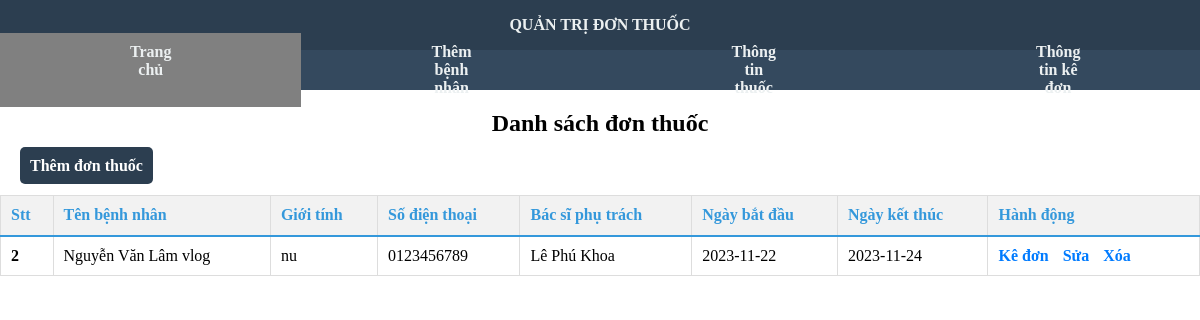
Before: / with the older database file.
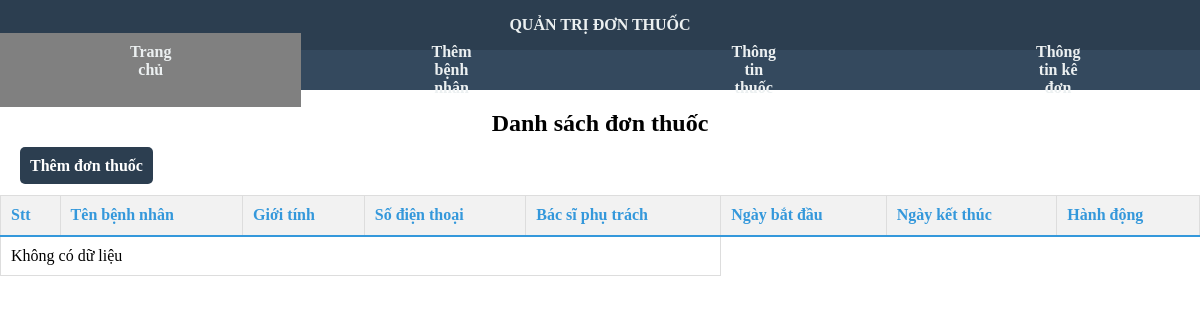
After: the same page with the newer database file.
### tables this page shows
CREATE TABLE `donthuoc` (
  `DonThuocId` int(255) NOT NULL,
  `BacSiId` int(200) NOT NULL,
  `BenhNhanId` int(255) NOT NULL,
  `NgayBatdau` datetime NOT NULL,
  `NgayKetThuc` datetime NOT NULL
);

CREATE TABLE `benhnhan` (
  `BenhNhanId` int(255) NOT NULL,
  `TenBenhNhan` varchar(40) NOT NULL,
  `gioitinh` char(3) NOT NULL,
  `phone` char(10) NOT NULL
);

CREATE TABLE `bacsi` (
  `BacSiId` int(255) NOT NULL,
  `TenBS` varchar(40) NOT NULL,
  `email` varchar(50) NOT NULL,
  `phone` char(10) NOT NULL
);

### index.php (the view, shortened to what this page needs)
<!DOCTYPE html>
<html lang="en">
<head>
  <link rel="stylesheet" href="./style_light.css">
  <link rel="stylesheet" href="">
</head>
<body>
  <header>
    <a href="./index.php">QUẢN TRỊ ĐƠN THUỐC</a>
  </header>
  <nav>
    <div class="nav-left-content">
      <a href="./index.php" style="background-color: gray;">Trang chủ</a>
      <a href="./patient/new_patient.php">Thêm bệnh nhân</a>
      <a href="./medicine/index.php">Thông tin thuốc</a>
      <a href="./prescription-detail/index.php">Thông tin kê đơn</a>
    </div>
  </nav>
  <div class="content">
    <h2>Danh sách đơn thuốc</h2>
    <div class="new-patient-button">
      <a href="./prescription/new_prescription.php">Thêm đơn thuốc</a>
    </div>
    <table>
      <tr class="th">
        <th>Stt</th>
        <th>Tên bệnh nhân</th>
        <th>Giới tính</th>
        <th>Số điện thoại</th>
        <th>Bác sĩ phụ trách</th>
        <th>Ngày bắt đầu</th>
        <th>Ngày kết thúc</th>
        <th>Hành động</th>
      </tr>
      <?php
      require_once './connection/connect.php';
      $sql = "SELECT dt.DonThuocId, bn.TenBenhNhan, bn.gioitinh, bn.phone, bs.TenBS, dt.NgayBatdau, dt.NgayKetThuc FROM donthuoc AS dt
        JOIN benhnhan AS bn ON dt.BenhNhanId = bn.BenhNhanId
        JOIN bacsi AS bs ON dt.BacSiId = bs.BacSiId
        ORDER BY dt.DonThuocId";
      $result = mysqli_query($conn, $sql);
      if (mysqli_num_rows($result) > 0) {
        while ($row = mysqli_fetch_assoc($result)) {
          echo "<tr class='td'>";
          echo "<td><strong>" . $row['DonThuocId'] . "</strong></td>";
          echo "<td>" . $row['TenBenhNhan'] . "</td>";
          echo "<td>" . $row['gioitinh'] . "</td>";
          echo "<td>" . $row['phone'] . "</td>";
          echo "<td>" . $row['TenBS'] . "</td>";
          echo "<td>" . strstr($row['NgayBatdau'], ' ', true) . "</td>";
          echo "<td>" . strstr($row['NgayKetThuc'], ' ', true) . "</td>";
          echo "<td><a href='./prescription-detail/new_prescription_detail.php?prescriptionId=" . $row['DonThuocId'] . "' class='a_kedon'>Kê đơn</a> <a href='./prescription/edit_prescription.php?prescriptionId=" . $row['DonThuocId'] . "' class='a_sua'>Sửa</a> <a href='./prescription/delete_prescription.php?prescriptionId=" . $row['DonThuocId'] . "' class='a_xoa'>Xóa</a></td>";
          echo "</tr>";
        }
      } else {
        echo "<tr><td colspan='5'>Không có dữ liệu</td></tr>";
      }
      ?>
    </table>
  </div>
</body>
</html>

### style_light.css (style rules this page uses)
* { margin: 0; padding: 0; box-sizing: border-box; }
a { text-decoration: none; color: inherit; font-weight: bold; transition: color 0.3s; }
header { background-color: #384d61; height: 50px; color: white; text-align: center; line-height: 50px; margin: 0px; }
header a { color: #ecf0f1; }
nav { background-color: #34495e; display: flex; justify-content: space-between; height: 40px; align-items: center; }
.nav-left-content { display: flex; }
.nav-left-content a { text-align: center; padding: 10px 130px; margin: 0 ; color: #ecf0f1; transition: background-color 0.3s; }
.content { min-height: 300px; text-align: center; }
.content table { margin-top: 10px; width: 100%; border-collapse: collapse; }
.new-patient-button { text-align: left; margin: 20px; }
.new-patient-button a { padding: 10px; background-color: #2c3e50; border-radius: 5px; color: white; text-decoration: none; transition: background-color 0.3s; }
tr { height: 40px; }
.th { border-bottom: 2px solid #3498db; color: #3498db; }
.content { margin-top: 20px; }
table { width: 100%; border-collapse: collapse; margin-top: 20px; }
th, td { border: 1px solid #ddd; padding: 10px; text-align: left; }
th { background-color: #f2f2f2; }
header { background-color: #2c3e50; height: 50px; color: white; text-align: center; line-height: 50px; margin: 0px; }
.td { border-bottom: 1px solid #bdc3c7; }
.td a { display: inline-block; margin-right: 10px; color: #007bff; }

Changed rows visible on the page:
removed donthuoc: DonThuocId "2", BenhNhanId.TenBenhNhan "Nguyễn Văn Lâm vlog", BenhNhanId.gioitinh "nu", BenhNhanId.phone "0123456789", BacSiId.TenBS "Lê Phú Khoa", NgayBatdau "2023-11-22", NgayKetThuc "2023-11-24"
Other visible differences:
text now shown: "Không có dữ liệu"
